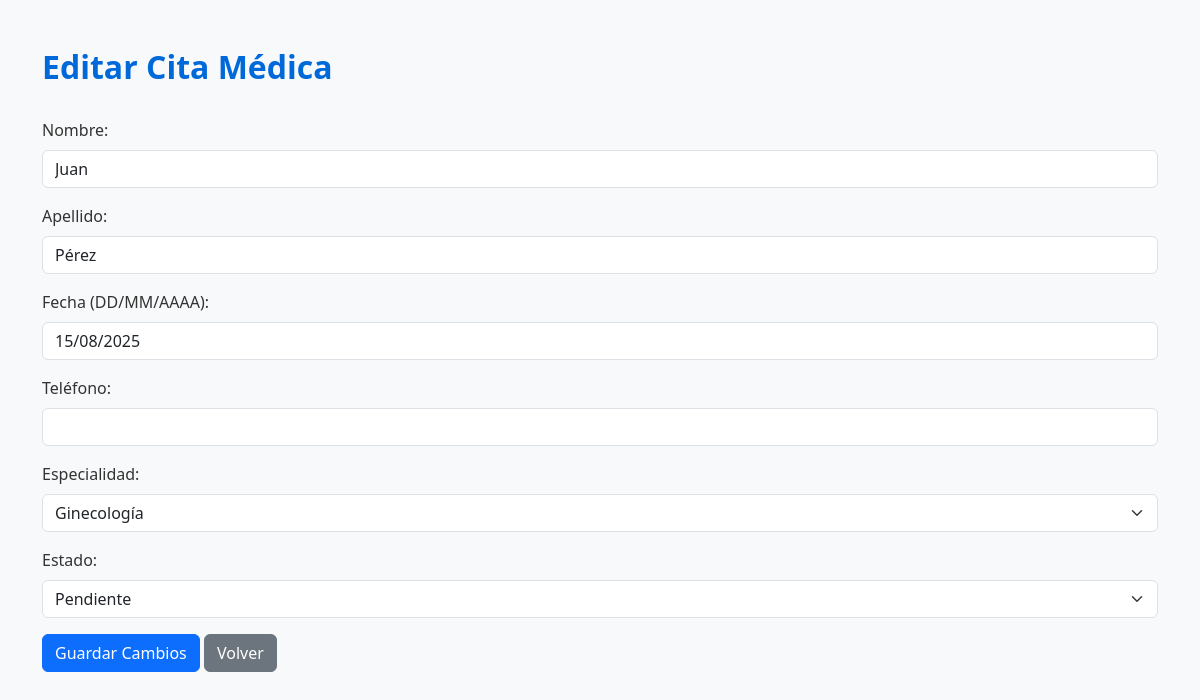
Screenshot of /editar/2 (signed in) with the database file from the repository.
### app/models.py (models this page shows, shortened)
class Cita(db.Model):
    id = db.Column(db.Integer, primary_key=True)
    nombre = db.Column(db.String(100), nullable=False)
    apellido = db.Column(db.String(100), nullable=False)
    fecha = db.Column(db.Date, nullable=False)
    telefono = db.Column(db.String(20), nullable=True)
    especialidad = db.Column(db.String(100), nullable=False)
    estado = db.Column(db.String(20), nullable=False, default='pendiente')

### app/routes.py (the view, shortened to what this page needs)
@main.route('/editar/<int:id>', methods=['GET', 'POST'])
@login_required
def editar(id):
    cita = Cita.query.get_or_404(id)
    return render_template('editar.html', cita=cita)

### app/__init__.py (called while the page is built)
def create_app():
    app = Flask(__name__)
    app.config['SECRET_KEY'] = 'clave-super-secreta-123'
    BASE_DIR = os.path.abspath(os.path.dirname(__file__))
    DB_PATH = os.path.join(BASE_DIR, "..", "citas.db")
    app.config['SQLALCHEMY_DATABASE_URI'] = f"sqlite:///{DB_PATH}"
    app.config['SQLALCHEMY_TRACK_MODIFICATIONS'] = False
    app.config['SESSION_COOKIE_HTTPONLY'] = True
    app.config['SESSION_COOKIE_SECURE'] = False
    app.config['SESSION_COOKIE_SAMESITE'] = 'Lax'
    db.init_app(app)
    login_manager.init_app(app)
    csrf.init_app(app)  # <<--- ESTA LÍNEA ACTIVA CSRF GLOBALMENTE
    with app.app_context():
        db.create_all()
        from .models import Usuario
        @login_manager.user_loader
        def load_user(user_id):
            return Usuario.query.get(int(user_id))
    from .routes import main
    app.register_blueprint(main)
    return app

### app/templates/editar.html (shortened to what this page needs)
<!DOCTYPE html>
<html lang="es">
  <head>
    <link
      href="https://cdn.jsdelivr.net/npm/bootstrap@5.3.0/dist/css/bootstrap.min.css"
      rel="stylesheet"
    />
    <link
      rel="stylesheet"
      href="{{ url_for('static', filename='style.css') }}"
    />
  </head>
  <body class="container mt-5">
    <h2>Editar Cita Médica</h2>
    <form method="POST" class="needs-validation" novalidate>
      <div class="mb-3">
        <label for="nombre" class="form-label">Nombre:</label>
        <input
          type="text"
          class="form-control"
          id="nombre"
          name="nombre"
          value="{{ cita.nombre }}"
          required
        />
      </div>
      <div class="mb-3">
        <label for="apellido" class="form-label">Apellido:</label>
        <input
          type="text"
          class="form-control"
          id="apellido"
          name="apellido"
          value="{{ cita.apellido }}"
          required
        />
      </div>
      <div class="mb-3">
        <label for="fecha" class="form-label">Fecha (DD/MM/AAAA):</label>
        <input
          type="text"
          class="form-control"
          id="fecha"
          name="fecha"
          value="{{ cita.fecha.strftime('%d/%m/%Y') }}"
          required
          pattern="^(0[1-9]|[12][0-9]|3[01])/(0[1-9]|1[0-2])/([0-9]{4})$"
          title="Formato válido: DD/MM/AAAA"
        />
      </div>
      <div class="mb-3">
        <label for="telefono" class="form-label">Teléfono:</label>
        <input
          type="text"
          class="form-control"
          id="telefono"
          name="telefono"
          value="{{ cita.telefono or '' }}"
          required
          pattern="^\+?\d{8,15}$"
          title="Entre 8 y 15 dígitos. Puede comenzar con +"
        />
      </div>
      <div class="mb-3">
        <label for="especialidad" class="form-label">Especialidad:</label>
        <select
          class="form-select"
          id="especialidad"
          name="especialidad"
          required
        >
          <option value="Ginecología" {% if cita.especialidad == 'Ginecología' %}selected{% endif %}>Ginecología</option>
        </select>
      </div>
      <div class="mb-3">
        <label for="estado" class="form-label">Estado:</label>
        <select class="form-select" id="estado" name="estado" required>
          <option value="Pendiente" {% if cita.estado == 'Pendiente' %}selected{% endif %}>Pendiente</option>
        </select>
      </div>
      <button type="submit" class="btn btn-primary">Guardar Cambios</button>
      <a href="{{ url_for('main.index') }}" class="btn btn-secondary">Volver</a>
    </form>
  </body>
</html>

### app/static/style.css (style rules this page uses)
body { background-color: #f8f9fa; color: #333; font-family: 'Segoe UI', Tahoma, Geneva, Verdana, sans-serif; }
h2 { font-weight: bold; color: #0069d9; margin-bottom: 2rem; }

### rows the page displays
Cita: nombre "Juan", apellido "Pérez", fecha "15/08/2025", especialidad "Ginecología", estado "Pendiente"
